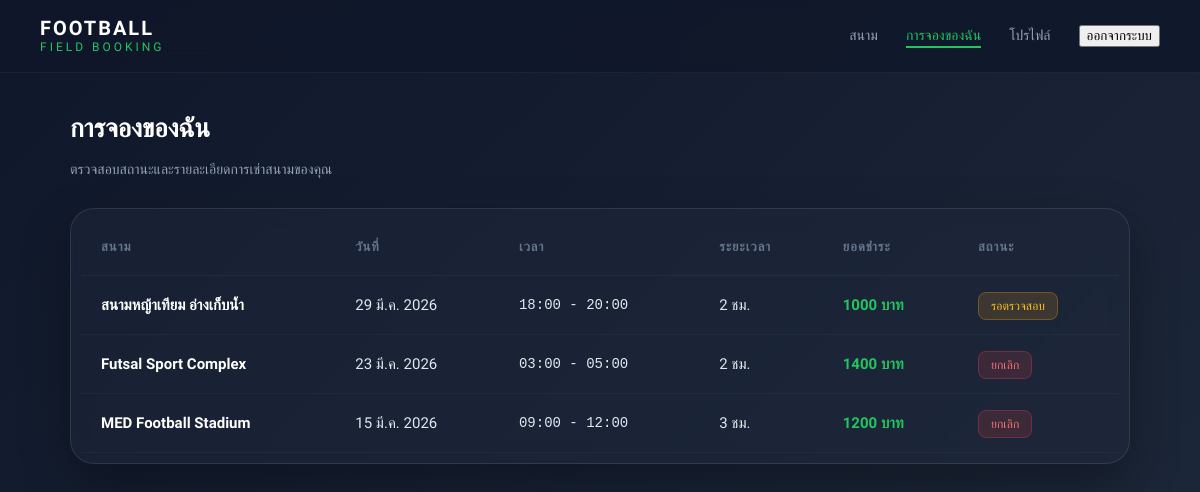
/my-booking/ (signed in), run on an earlier commit of the app's database.
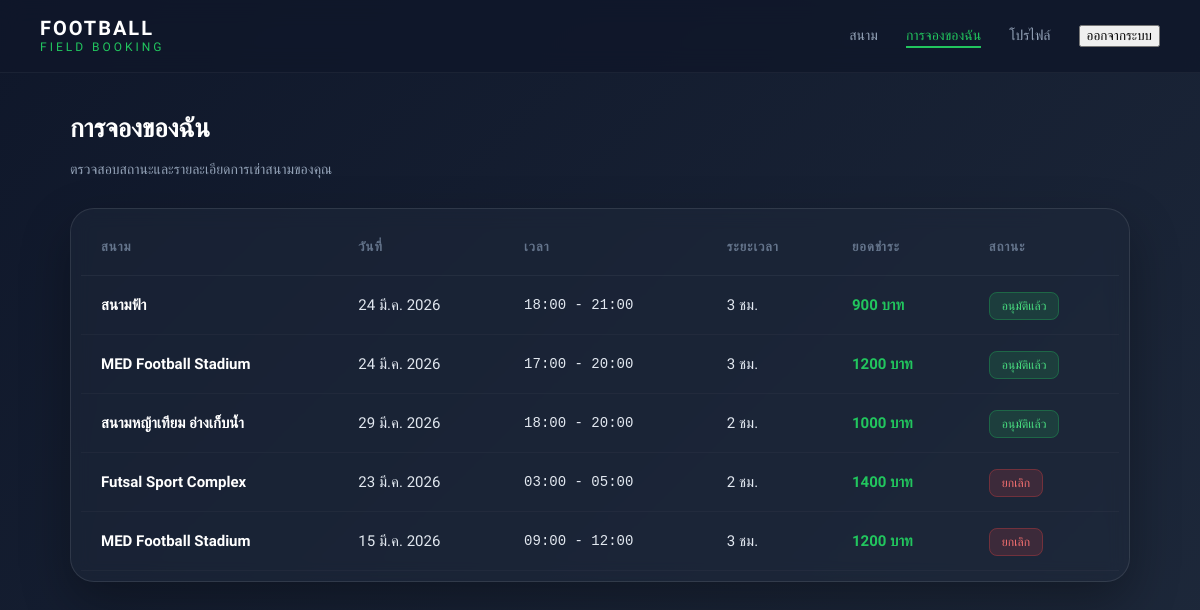
And on a later commit of the database.
### booking/models.py (models this page shows, shortened)
class Booking(models.Model):
    STATUS_CHOICES = (
        ('pending', 'Pending'),
        ('approved', 'Approved'),
        ('rejected', 'Rejected'),
        ('cancelled', 'Cancelled'),
    )
    user = models.ForeignKey(User, on_delete=models.SET_NULL, null=True, blank=True)
    field = models.ForeignKey(Field, on_delete=models.SET_NULL, null=True, blank=True)
    date = models.DateField()
    start_time = models.TimeField()
    end_time = models.TimeField()
    hours = models.IntegerField()
    total_price = models.IntegerField()
    status = models.CharField(max_length=10, choices=STATUS_CHOICES, default='pending')
    slip = models.ImageField(upload_to="slips/", null=True, blank=True)
    created_at = models.DateTimeField(auto_now_add=True)
    hours = models.IntegerField()
    water_packs = models.IntegerField(default=0)
    balls = models.IntegerField(default=0)
    class Meta:
        ordering = ['-created_at']

class Field(models.Model):
    name = models.CharField(max_length=100)
    field_type = models.CharField(max_length=20, choices=FIELD_TYPE)
    price = models.IntegerField()
    image = models.ImageField(upload_to='fields/', null=True, blank=True)
    open_time = models.TimeField()
    close_time = models.TimeField()
    is_active = models.BooleanField(default=True)

### booking/views.py (the view)
# urls.py: path('my-booking/', views.my_booking, name='my_booking'),
def my_booking(request):
    bookings = Booking.objects.filter(user=request.user).order_by('-id')
    return render(request, 'booking/my-booking.html', {
        'bookings': bookings
    })

### booking/templates/booking/my-booking.html (shortened to what this page needs)
{% load static %}
<!DOCTYPE html>
<html lang="th">
<head>
    <link rel="stylesheet" href="{% static 'booking/css/my-booking.css' %}">
</head>
<body>
    <nav class="navbar">
        <div class="logo">
            <span class="logo-main">FOOTBALL</span>
            <span class="logo-sub">FIELD BOOKING</span>
        </div>
        <ul class="nav-menu">
            <li><a href="{% url 'home' %}">สนาม</a></li>
            <li><a href="{% url 'my_booking' %}" class="active">การจองของฉัน</a></li>
            <li><a href="{% url 'profile' %}">โปรไฟล์</a></li>
            <li>
                <form action="{% url 'logout' %}" method="post" style="display:inline;">
                    <button type="submit" class="logout-btn">ออกจากระบบ</button>
                </form>
            </li>
        </ul>
    </nav>
    <div class="container">
        <header class="page-header">
            <h1>การจองของฉัน</h1>
            <p class="subtitle">ตรวจสอบสถานะและรายละเอียดการเช่าสนามของคุณ</p>
        </header>
        <div class="table-card">
            <div class="table-wrapper">
                <table>
                    <thead>
                        <tr>
                            <th>สนาม</th>
                            <th>วันที่</th>
                            <th>เวลา</th>
                            <th>ระยะเวลา</th>
                            <th>ยอดชำระ</th>
                            <th>สถานะ</th>
                        </tr>
                    </thead>
                    <tbody>
                        {% if bookings %}
                        {% for booking in bookings %}
                        <tr>
                            <td class="field-info">
                                {% if booking.field %}
                                <span class="name">{{ booking.field.name }}</span>
                                {% else %}
                                <span class="name" style="color: red;">สนามถูกลบออกจากระบบ</span>
                                {% endif %}
                            </td>
                            <td>{{ booking.date|date:"d M Y" }}</td>
                            <td class="time-slot">{{ booking.start_time|time:"H:i" }} - {{ booking.end_time|time:"H:i" }}</td>
                            <td>{{ booking.hours }} ชม.</td>
                            <td class="total-price">{{ booking.total_price }} บาท</td>
                            <td>
                                {% if booking.status == "pending" %}
                                <span class="status-badge pending">รอตรวจสอบ</span>
                                {% elif booking.status == "approved" %}
                                <span class="status-badge approved">อนุมัติแล้ว</span>
                                {% else %}
                                <span class="status-badge rejected">ยกเลิก</span>
                                {% endif %}
                            </td>
                        </tr>
                        {% endfor %}
                        {% endif %}
                    </tbody>
                </table>
            </div>
        </div>
    </div>
</body>
</html>

What changed in the data, as far as the page shows it:
added Booking: field.name "สนามฟ้า", date "24 มี.ค. 2026", start_time "18:00", end_time "21:00", hours "3", total_price "900", status "อนุมัติแล้ว"
added Booking: field.name "MED Football Stadium", date "24 มี.ค. 2026", start_time "17:00", end_time "20:00", hours "3", total_price "1200", status "อนุมัติแล้ว"
changed Booking "สนามหญ้าเทียม อ่างเก็บน้ำ": status "รอตรวจสอบ" → "อนุมัติแล้ว"
